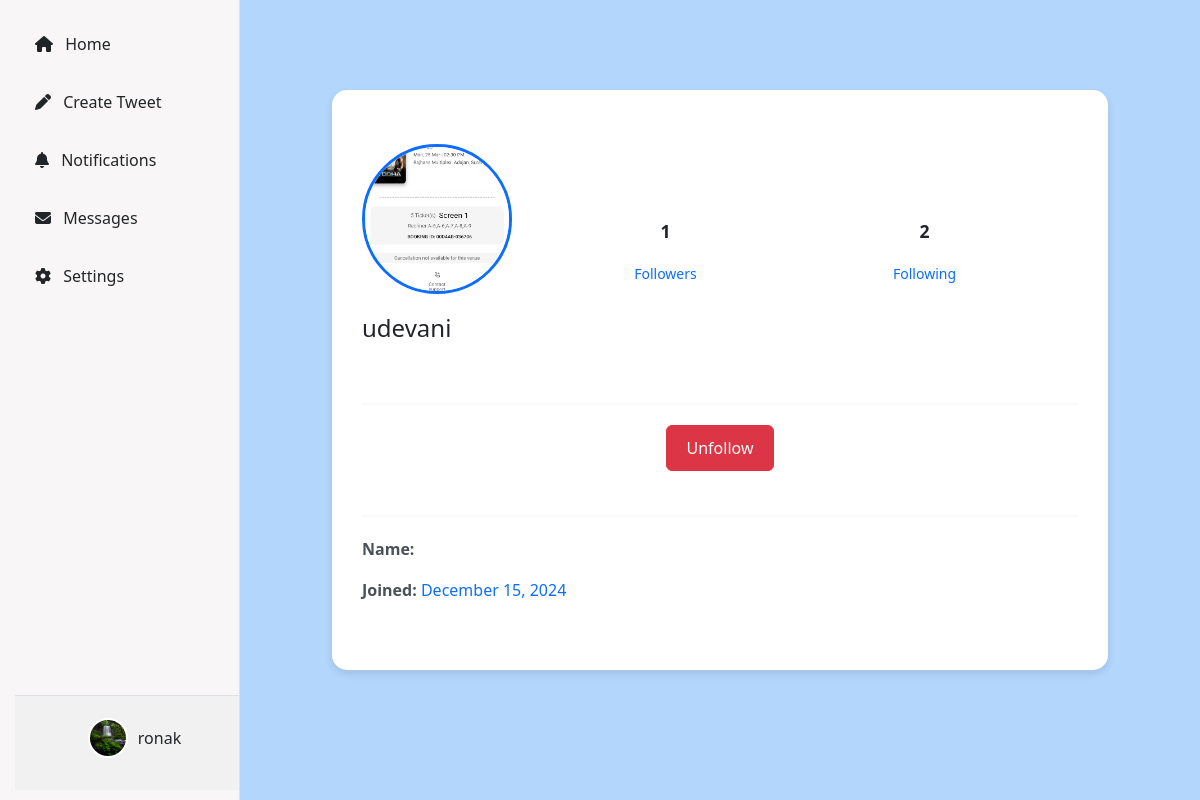
The app's page /user/details/1/ (signed in) with its own data.
### tweet/models.py (models this page shows, shortened)
class CustomUser(AbstractUser):
    email = models.EmailField(unique=True)
    phone_number = models.CharField(max_length=100, default='', blank=True)
    user_bio = models.CharField(max_length=150, default='', blank=True)
    user_profile_image = models.ImageField(upload_to="profile/", default='default_profile.png')
    followers = models.ManyToManyField('self', symmetrical=False, related_name="following", blank=True)
    REQUIRED_FIELDS = ['email']
    USERNAME_FIELD = 'username'
    @property
    def followers_count(self):
        return self.followers.count()
    @property
    def following_count(self):
        return self.following.count()

### tweet/views.py (the view)
# urls.py: path('user/details/<int:user_id>/', views.user_details, name='user_details'),
@login_required
def user_details(request, user_id):
    target_user = get_object_or_404(CustomUser, id=user_id)
    if target_user == request.user:
        followers_count = request.user.followers.count()
        following_count = request.user.following.count()
        followers_list = request.user.followers.all()
        following_list = request.user.following.all()
        context = {
            'user': request.user,
            'followers_count': followers_count,
            'following_count': following_count,
            'followers_list': followers_list,
            'following_list': following_list,
        }
        return render(request, 'logged_user_details.html', context)
    else:
        is_following = target_user.followers.filter(id=request.user.id).exists()
        followers_count = target_user.followers.count()
        following_count = target_user.following.count()
        context = {
            'target_user': target_user,
            'is_following': is_following,
            'followers_count': followers_count,
            'following_count': following_count,
        }
        return render(request, 'unlogged_user_details.html', context)

### tweet/templates/unlogged_user_details.html (shortened to what this page needs)
{% extends "layout.html" %}
{% block content %}
<div class="container" style="max-width: 800px; margin: 50px auto;">
    <div class="card" style="border-radius: 15px; background-color: #fff; box-shadow: 0 4px 8px rgba(0, 0, 0, 0.1); border: none; padding: 30px;">
        <div class="d-flex align-items-center justify-content-center flex-column flex-sm-row py-4">
            <div class="text-center text-sm-start">
                <img src="{% if target_user.user_profile_image %}{{ target_user.user_profile_image.url }}{% else %}/static/default_profile.png{% endif %}"
                     alt="Profile Image"
                     class="rounded-circle"
                     style="width: 150px; height: 150px; object-fit: cover; border: 3px solid #0d6efd; margin-bottom: 20px;">
                <h4 class="text-dark font-weight-bold mb-3">{{ target_user.username }}</h4>
            </div>
            <div class="d-flex justify-content-between w-100 mt-3 mt-sm-0 px-4">
                <div class="text-center" style="flex: 1;">
                    <p style="font-size: 1.1rem; color: #212529; font-weight: bold;">{{ target_user.followers_count }}</p>
                    <small style="color: #0d6efd;">Followers</small>
                </div>
                <div class="text-center" style="flex: 1;">
                    <p style="font-size: 1.1rem; color: #212529; font-weight: bold;">{{ target_user.following_count }}</p>
                    <small style="color: #0d6efd;">Following</small>
                </div>
            </div>
        </div>
        <hr style="border: 1px solid #e9ecef; margin: 20px 0;">
        <div class="text-center mb-4">
            <form action="{% url 'follow' target_user.id %}" method="post">
                <button type="submit" class="btn {% if is_following %}btn-danger{% else %}btn-primary{% endif %}" style="padding: 10px 20px; font-size: 1rem;">
                    {% if is_following %}Unfollow{% else %}Follow{% endif %}
                </button>
            </form>
        </div>
        <hr style="border: 1px solid #e9ecef; margin: 20px 0;">
        <div style="font-size: 1rem; color: #495057; line-height: 1.6; margin-bottom: 20px;">
            <p class="mb-3">
                <strong>Name:</strong>
            </p>
            <p class="mb-3">
                <strong>Joined:</strong>
                <span style="color: #0d6efd;">{{ target_user.date_joined|date:"F j, Y" }}</span>
            </p>
        </div>
    </div>
</div>
{% endblock %}

### templates/layout.html (shortened to what this page needs)
{% load static %}
<!DOCTYPE html>
<html lang="en">
<head>
    <link href="https://cdn.jsdelivr.net/npm/bootstrap@5.3.3/dist/css/bootstrap.min.css" rel="stylesheet">
    <link rel="stylesheet" href="{% static 'layout_search.css' %}">
</head>
<body>
    <div class="sidebar">
        <a href="{% url 'tweet_list' %}">
            <i class="fas fa-home me-2"></i> Home
        </a>
        <a href="{% url 'tweet_create' %}">
            <i class="fas fa-pen me-2"></i> Create Tweet
        </a>
        <a href="{% url 'notifications_page' %}" id="notification-link" style="position: relative;">
            <i class="fas fa-bell me-2"></i> Notifications
        </a>
        <a href="{% url 'messages_page' %}">
            <i class="fas fa-envelope me-2"></i> Messages
        </a>
        <a href="#">
            <i class="fas fa-cog me-2"></i> Settings
        </a>
        <div class="profile-section">
            {% if user.is_authenticated %}
            <a href="{% url 'user_details' user.id %}" class="profile-link">
                <img src="{% if user.user_profile_image %}{{ user.user_profile_image.url }}{% else %}{% static 'default_profile.png' %}{% endif %}"
                     class="profile-img" alt="Profile Image">
                <span>{{ user.username }}</span>
            </a>
            {% else %}
            <a href="{% url 'login' %}" class="btn btn-light">Login</a>
            {% endif %}
        </div>
    </div>
    <div class="content">
        {% block content %}
        {% endblock %}
    </div>
</body>
</html>

### static/layout_search.css (style rules this page uses)
body { background-color: rgb(179, 214, 253); color: #232527; font-family: 'Segoe UI', Tahoma, Geneva, Verdana, sans-serif; }
.sidebar { position: fixed; top: 0; left: 0; height: 100%; width: 240px; background-color: #f8f6f6; border-right: 1px solid #dee2e6; padding: 20px 15px; overflow-y: auto; }
.sidebar a { display: block; color: #222527; padding: 12px 20px; font-size: 1rem; border-radius: 5px; margin-bottom: 10px; text-decoration: none; font-weight: 500; }
.content { margin-left: 240px; margin-top: 20px; padding: 20px; }
.profile-section { position: absolute; bottom: 10px; width: 100%; padding: 10px; text-align: center; background-color: #f1f1f1; border-top: 1px solid #dee2e6; }
.profile-section .profile-link { display: flex; align-items: center; justify-content: center; gap: 10px; color: #212529; text-decoration: none; }
.profile-section .profile-img { width: 40px; height: 40px; border-radius: 50%; border: 2px solid #fff; }

### records on screen
CustomUser: user_profile_image (picture), username "ronak"
CustomUser: user_profile_image (picture), username "udevani", followers_count "1", following_count "2", date_joined "December 15, 2024"
